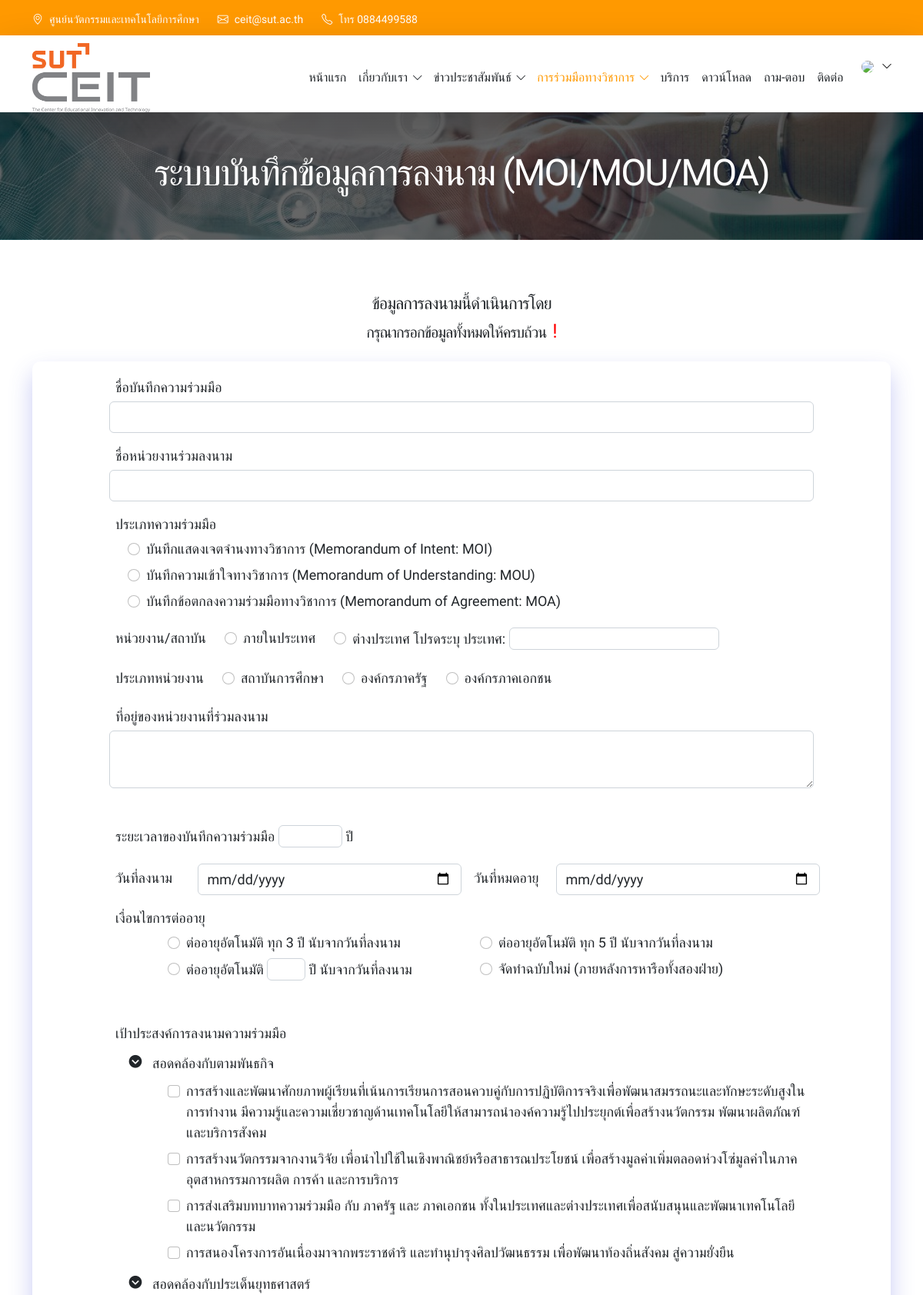
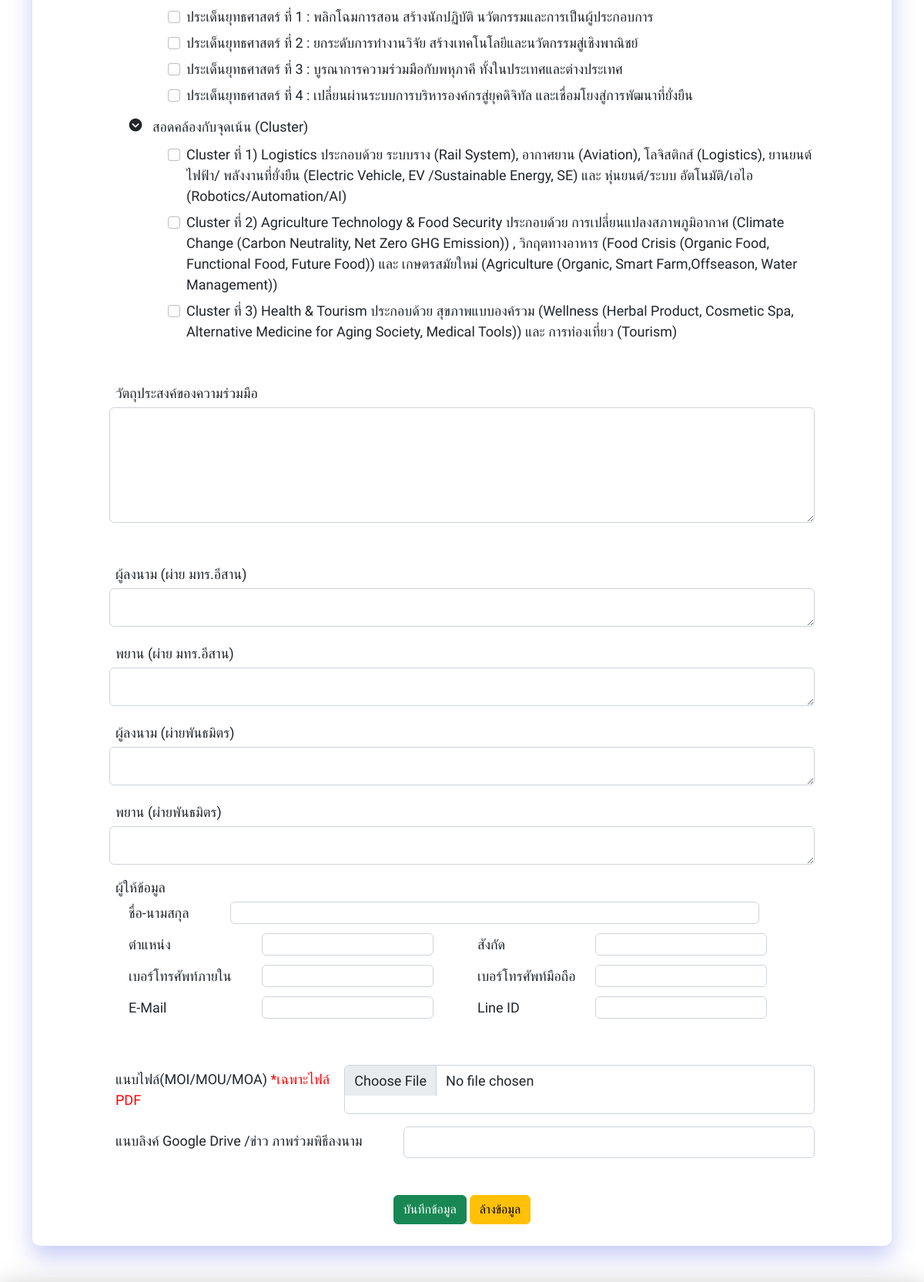
The app's page /member/mouSystem.php (upper part) with its own data (2 pictures, top to bottom).
### tables this page shows
CREATE TABLE `contact` (
  `contact_no` int(11) NOT NULL COMMENT 'เลขที่ติดต่อ',
  `contact_address` varchar(255) NOT NULL COMMENT 'ที่อยู่ : หน่วยงาน',
  `contact_university` varchar(500) NOT NULL COMMENT 'ที่อยู่ : ศูนย์นวัตรกรรม',
  `contact_tel` varchar(20) NOT NULL COMMENT 'เบอร์โทรศัพท์',
  `contact_email` varchar(255) NOT NULL COMMENT 'อีเมล'
);

CREATE TABLE `goal_type` (
  `goalty_id` int(11) NOT NULL COMMENT 'ไอดีหมวดเป้าประสงค์',
  `goalty_title` varchar(10000) NOT NULL COMMENT 'ชื่อหมวดเป้าประสงค์'
);

CREATE TABLE `goal` (
  `goal_id` int(11) NOT NULL COMMENT 'รหัสเป้าหมาย',
  `goal_detail` varchar(10000) NOT NULL COMMENT 'รายละเอียดของเป้าหมาย',
  `goalty_id` int(11) NOT NULL COMMENT 'ไอดีหมวดเป้าประสงค์'
);

### member/mouSystem.php (the view, shortened to what the rows shown need)
<!doctype html>
<html lang="en">
<head>
    <link href="../assets/css/bootstrap.min.css" rel="stylesheet">
    <link href="../assets/vendor/bootstrap-icons/bootstrap-icons.css" rel="stylesheet">
    <link href="../assets/vendor/boxicons/css/boxicons.min.css" rel="stylesheet">
    <link href="../assets/css/main.css" rel="stylesheet">
    <link href="../assets/vendor/aos/aos.css" rel="stylesheet">
</head>
<body>
    <?php include("menu.php") ?>
    <section class="mou-header section-bg text-center">
        <div class="container">
            <div class="col-lg-12 col-12">
                <h1>ระบบบันทึกข้อมูลการลงนาม (MOI/MOU/MOA)</h1>
            </div>
        </div>
    </section>
    <section class="section-padding">
        <div class="container">
            <div class="form">
                <div class="row">
                    <form name="upfile" action="mouInsert.php" method="POST" enctype="multipart/form-data">
                        <?php
                        $goal_id = null;
                        ?>
                        <div class="mb-5">
                            <?php
                            $sqlgoal = "SELECT * FROM goal_type GROUP BY goalty_title ORDER BY goalty_id ASC";
                            $query = mysqli_query($conn, $sqlgoal);
                            while ($row = mysqli_fetch_assoc($query)) { ?>
                                <div class="form-check mb-1">
                                    <i class="bx bxs-chevron-down-circle"
                                        style="font-size: 20px; margin-left: 1.5rem; margin-top: .40em;"></i>
                                    <label class="form-check-label">
                                        <?php echo $row['goalty_title']; ?>
                                    </label>
                                </div>
                                <?php
                                $sqlgoaldeail = "SELECT * FROM goal WHERE goalty_id='" . $row['goalty_id'] . "'";
                                $result = mysqli_query($conn, $sqlgoaldeail);
                                while ($row2 = mysqli_fetch_assoc($result)) { ?>
                                    <div id="select" class="form-check">
                                        <div class="d-flex">
                                            <input type="checkbox" class="form-check-input col-md-2" name="goal_id[]"
                                                value="<?php echo $row2['goal_id']; ?>" <?php echo ($goal_id == $row2['goal_id'] ? 'checked' : ''); ?>>
                                            <label class="form-check-label">
                                                <?php echo $row2['goal_detail']; ?>
                                            </label>
                                        </div>
                                    </div>
                                <?php }
                                ?>
                            <?php }
                            ?>
                        </div>
                    </form>
                </div>
            </div>
        </div>
    </section>
</body>

### member/menu.php (shortened to what the rows shown need)
<?php require_once '../database/connect.php';
?>
<header class="site-header">
    <div class="container">
        <div class="row">
            <?php
                $sqlcon = "SELECT * FROM contact";
                $querycon = mysqli_query($conn,$sqlcon);
                $resultcon = mysqli_fetch_assoc($querycon);
            ?>
            <div class="col-lg-8 col-12 d-flex flex-wrap">
                <p class="d-flex me-4 mb-0">
                    <i class="bi-geo-alt me-2"></i>
                    ศูนย์นวัตกรรมและเทคโนโลยีการศึกษา
                </p>
                <p class="d-flex me-4 mb-0">
                    <i class="bi-envelope me-2"></i>
                    <a href="patchare.sr@rmuti.ac.th">
                        <?php echo $resultcon['contact_email']; ?>
                    </a>
                </p>
                <p class="d-flex mb-0">
                    <i class="bi bi-telephone me-2"></i>
                    โทร <?php echo $resultcon['contact_tel']; ?>
                </p>
            </div>
        </div>
    </div>
</header>

### records on screen
contact: contact_email "ceit@sut.ac.th", contact_tel "0884499588"
goal_type: goalty_title "สอดคล้องกับตามพันธกิจ"
goal: goal_detail "การสร้างและพัฒนาศักยภาพผู้เรียนที่เน้นการเรียนการสอนควบคู่กับการปฏิบัติการจริงเพื่อพัฒนาสมรรถนะและทักษะระดับสูงในการทํางาน มีความรู้และความเชี่ยวชาญด้านเทคโนโลยีให้สามารถนําองค์ความรู้ไปประยุกต์เพื่อสร้างนวัตกรรม พัฒนาผลิตภัณฑ์ และบริการสังคม"
goal: goal_detail "การสร้างนวัตกรรมจากงานวิจัย เพื่อนําไปใช้ในเชิงพาณิชย์หรือสาธารณประโยชน์ เพื่อสร้างมูลค่าเพิ่มตลอดห่วงโซ่มูลค่าในภาคอุตสาหกรรมการผลิต การค้า และการบริการ"
goal: goal_detail "การส่งเสริมบทบาทความร่วมมือ กับ ภาครัฐ และ ภาคเอกชน ทั้งในประเทศและต่างประเทศเพื่อสนับสนุนและพัฒนาเทคโนโลยีและนวัตกรรม"
goal: goal_detail "การสนองโครงการอันเนื่องมาจากพระราชดําริ และทํานุบํารุงศิลปวัฒนธรรม เพื่อพัฒนาท้องถิ่นสังคม สู่ความยั่งยืน"
goal_type: goalty_title "สอดคล้องกับประเด็นยุทธศาสตร์"
goal: goal_detail "ประเด็นยุทธศาสตร์ ที่ 1 : พลิกโฉมการสอน สร้างนักปฏิบัติ นวัตกรรมและการเป็นผู้ประกอบการ"
goal: goal_detail "ประเด็นยุทธศาสตร์ ที่ 2 : ยกระดับการทํางานวิจัย สร้างเทคโนโลยีและนวัตกรรมสู่เชิงพาณิชย์"
goal: goal_detail "ประเด็นยุทธศาสตร์ ที่ 3 : บูรณาการความร่วมมือกับพหุภาคี ทั้งในประเทศและต่างประเทศ"
goal: goal_detail "ประเด็นยุทธศาสตร์ ที่ 4 : เปลี่ยนผ่านระบบการบริหารองค์กรสู่ยุคดิจิทัล และเชื่อมโยงสู่การพัฒนาที่ยั่งยืน"
goal_type: goalty_title "สอดคล้องกับจุดเน้น (Cluster)"
goal: goal_detail "Cluster ที่ 1) Logistics ประกอบด้วย ระบบราง (Rail System), อากาศยาน (Aviation), โลจิสติกส์ (Logistics), ยานยนต์ไฟฟ้า/ พลังงานที่ยั่งยืน (Electric Vehicle, EV /Sustainable Energy, SE) และ หุ่นยนต์/ระบบ อัตโนมัติ/เอไอ (Robotics/Automation/AI)"
goal: goal_detail "Cluster ที่ 2) Agriculture Technology & Food Security ประกอบด้วย การเปลี่ยนแปลงสภาพภูมิอากาศ (Climate Change (Carbon Neutrality, Net Zero GHG Emission)) , วิกฤตทางอาหาร (Food Crisis (Organic Food, Functional Food, Future Food)) และ เกษตรสมัยใหม่ (Agriculture (Organic, Smart Farm,Offseason, Water Management))"
goal: goal_detail "Cluster ที่ 3) Health & Tourism ประกอบด้วย สุขภาพแบบองค์รวม (Wellness (Herbal Product, Cosmetic Spa, Alternative Medicine for Aging Society, Medical Tools)) และ การท่องเที่ยว (Tourism)"
